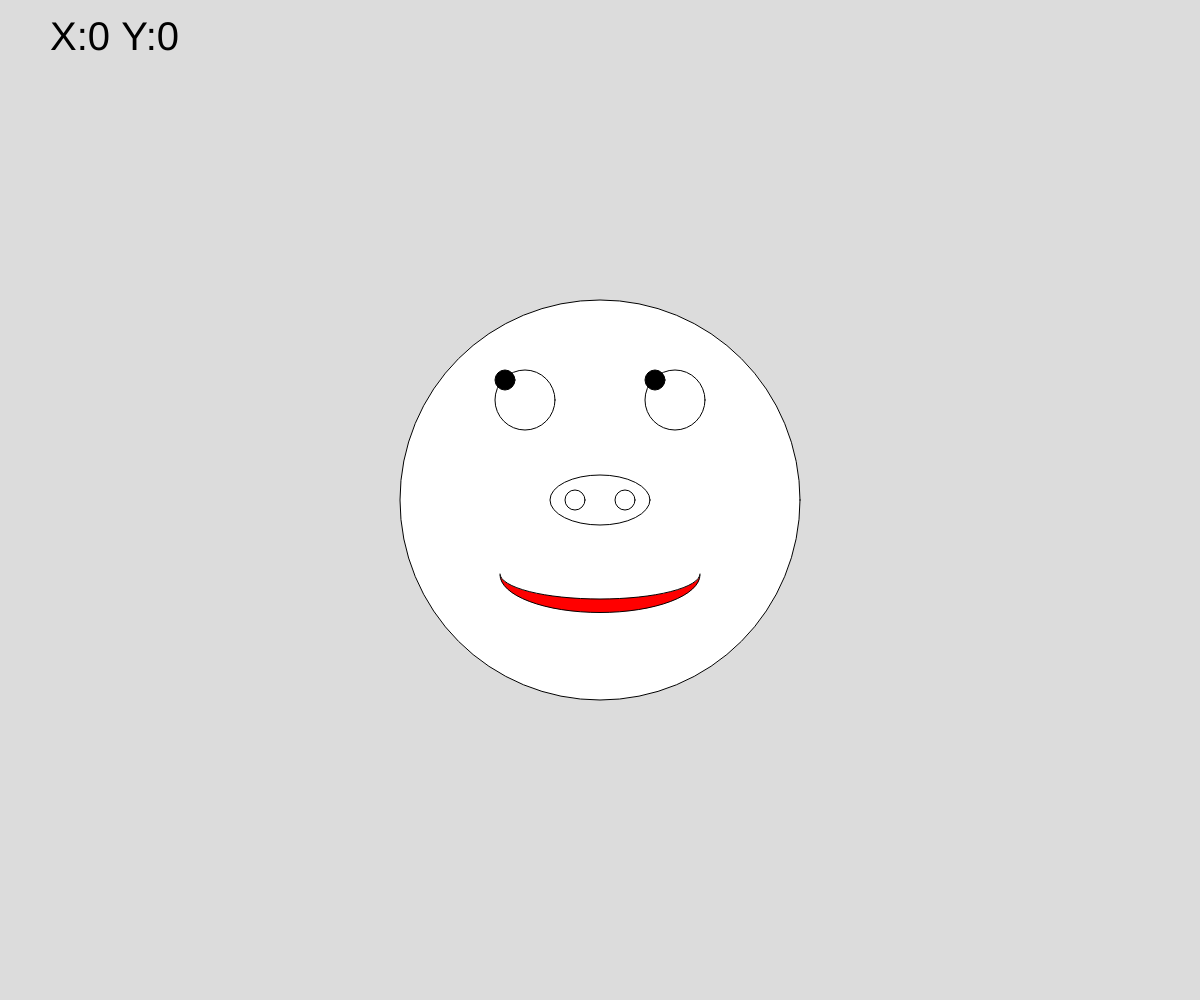
Frame 1 (no input)
Frame 60 (no input): identical to frame 1, image omitted
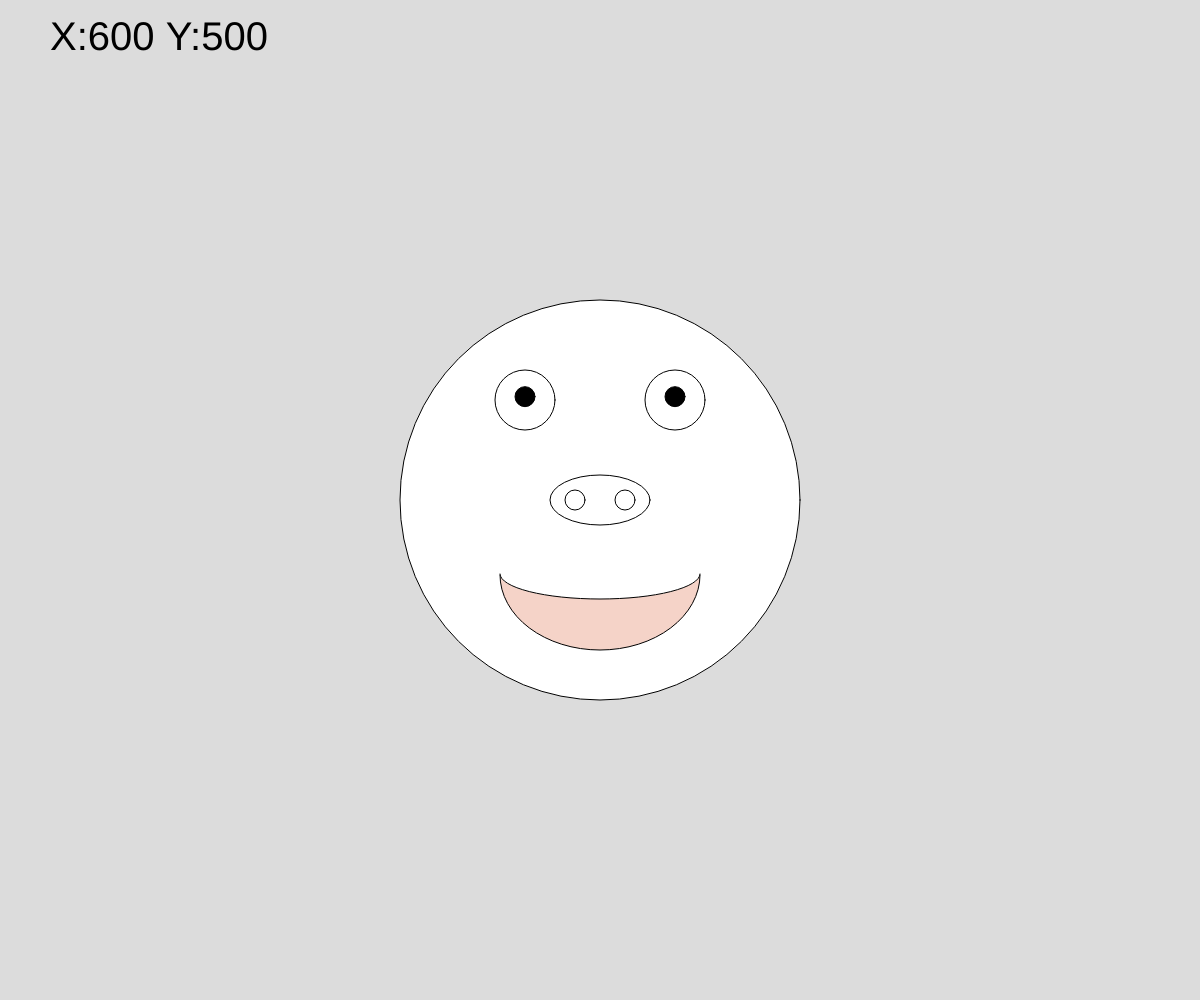
Frame 120 (the mouse pressed at the canvas centre since frame 60)

The p5.js sketch that drew these frames (run headless with seeded random() and noise() and a simulated clock; from frame 60 on, the mouse is pressed at the canvas centre):

// p5.js sketch
// ── sketch.js
function setup() {
  createCanvas(windowWidth, windowHeight);
}

function draw() {
  background(220);
  textSize(40)
  text("X:"+mouseX+" Y:"+mouseY,50,50)//產生文字

    push()
    translate(width/2,height/2)
    
  ellipse(0,0,400)//圓
  ellipse(0,0,100,50)
  ellipse(-25,0,20)
  ellipse(25,0,20)

  ellipse(-75,-100,60)
  ellipse(75,-100,60)


  fill(0)
  ellipse(-75+map(mouseX,0,width,-20,20),-100+map(mouseY,0,width,-20,20),20)
  ellipse(75+map(mouseX,0,width,-20,20),-100+map(mouseY,0,width,-20,20),20)
  if(mouseIsPressed)
  {
  fill("#F5D3C8")
  arc(0,75,200,150,0,PI)
}
else
  {
fill(255,0,0)
  arc(0,75,200,75,0,PI)
}

{
  fill(255)
  arc(0,74,200,50,0,PI)
  pop()
}

}
